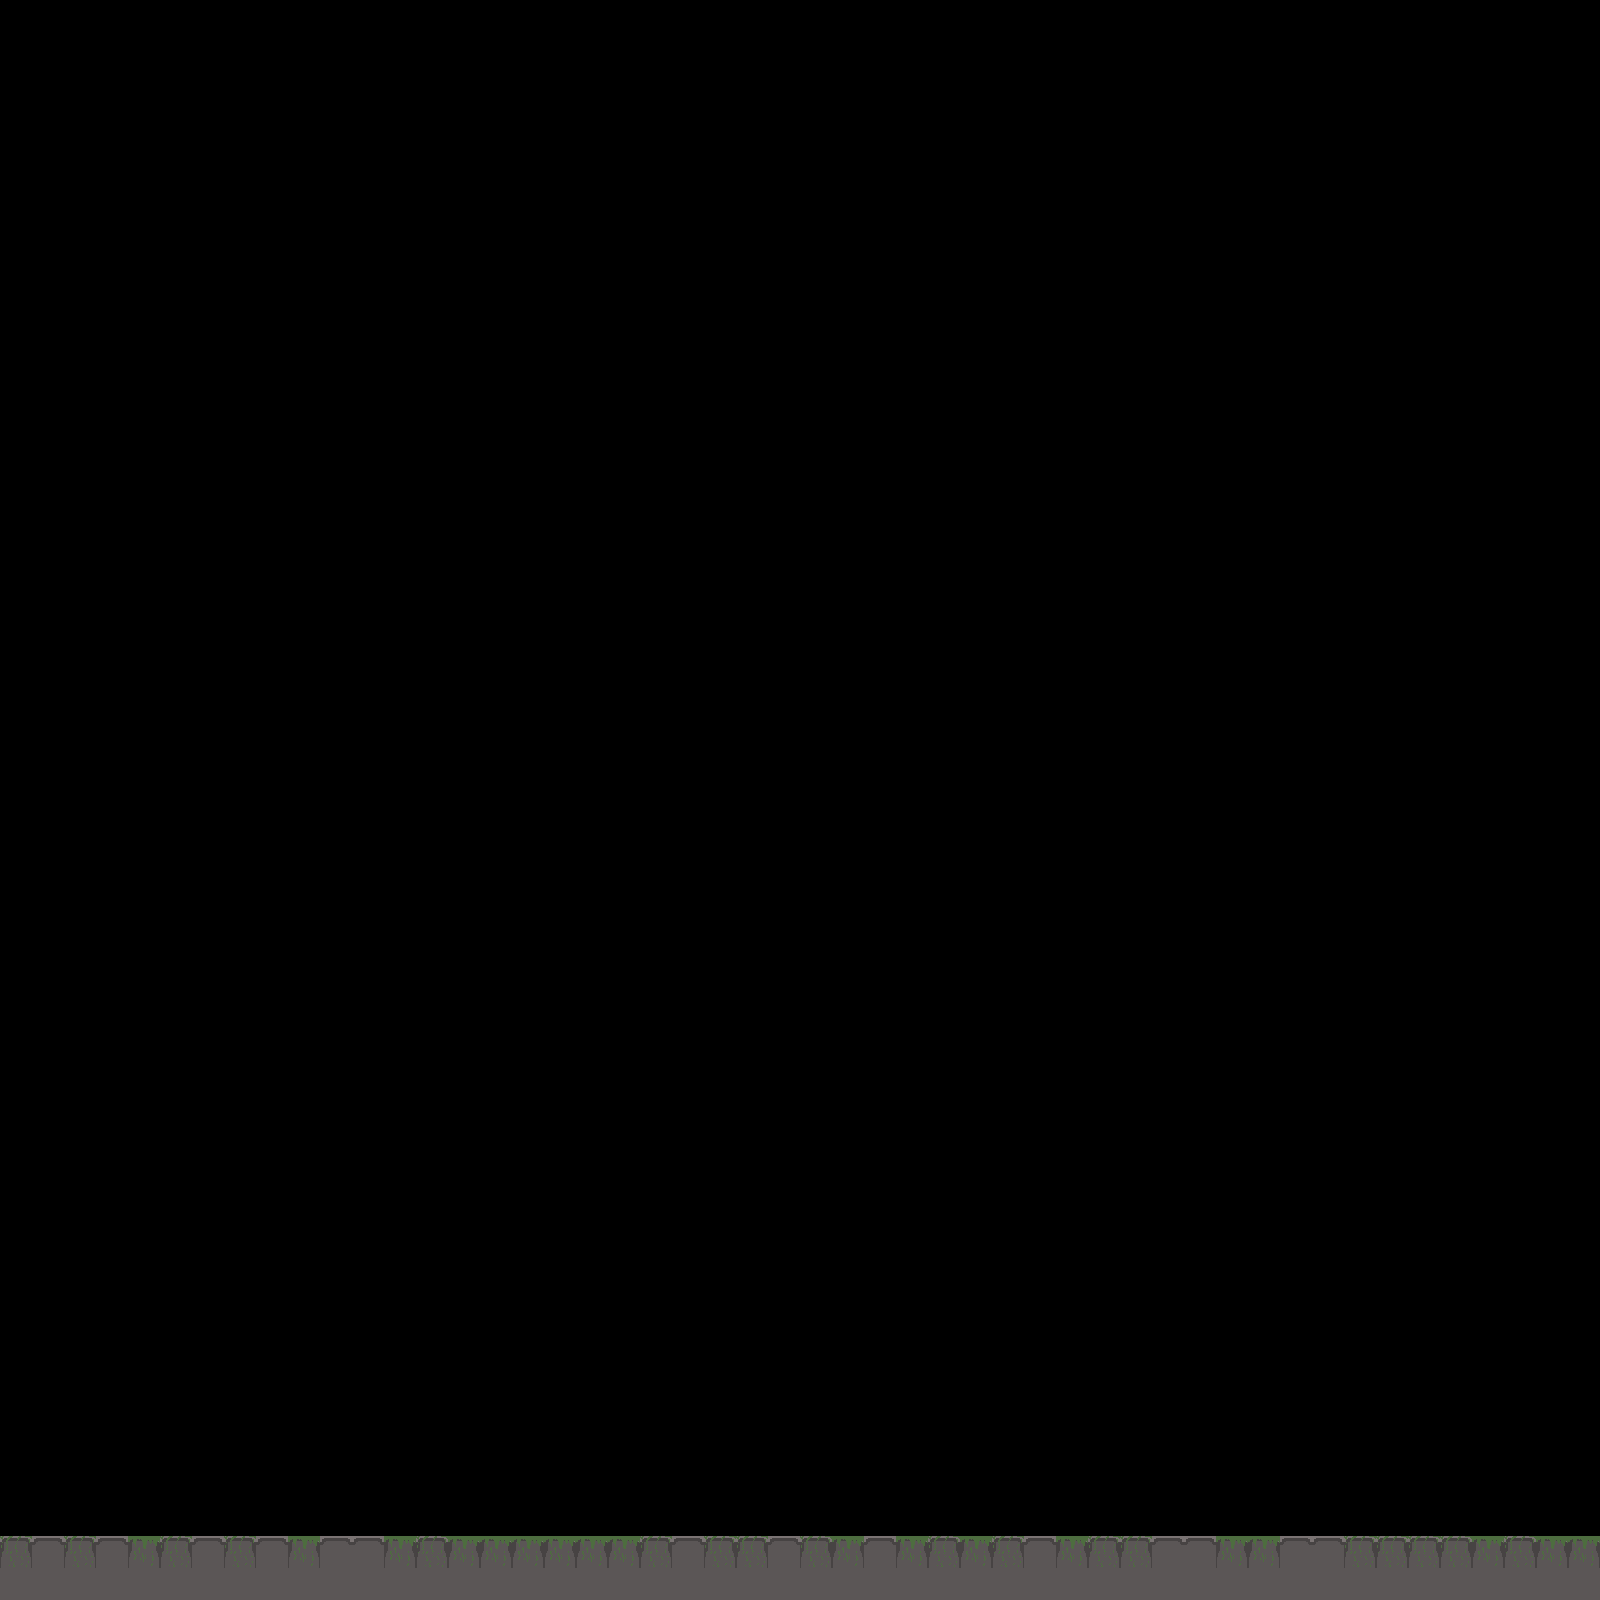

The image is a tile-based game level rendered from a .tmx file. Its description and complete source (layers, tilesets, objects, tile grids) follow:
An orthogonal 50x50 tile map with 32x32 px tiles, 1 tile layer (Tile Layer 1).

<map version="1.2" tiledversion="1.3.2" orientation="orthogonal" renderorder="right-down" compressionlevel="-1" width="50" height="50" tilewidth="32" tileheight="32" infinite="0" nextlayerid="2" nextobjectid="1">
 <tileset firstgid="1" source="sunset.tsx" />
 <layer id="1" name="Tile Layer 1" width="50" height="50">
  <data encoding="csv">
0,0,0,0,0,0,0,0,0,0,0,0,0,0,0,0,0,0,0,0,0,0,0,0,0,0,0,0,0,0,0,0,0,0,0,0,0,0,0,0,0,0,0,0,0,0,0,0,0,0,
0,0,0,0,0,0,0,0,0,0,0,0,0,0,0,0,0,0,0,0,0,0,0,0,0,0,0,0,0,0,0,0,0,0,0,0,0,0,0,0,0,0,0,0,0,0,0,0,0,0,
0,0,0,0,0,0,0,0,0,0,0,0,0,0,0,0,0,0,0,0,0,0,0,0,0,0,0,0,0,0,0,0,0,0,0,0,0,0,0,0,0,0,0,0,0,0,0,0,0,0,
0,0,0,0,0,0,0,0,0,0,0,0,0,0,0,0,0,0,0,0,0,0,0,0,0,0,0,0,0,0,0,0,0,0,0,0,0,0,0,0,0,0,0,0,0,0,0,0,0,0,
0,0,0,0,0,0,0,0,0,0,0,0,0,0,0,0,0,0,0,0,0,0,0,0,0,0,0,0,0,0,0,0,0,0,0,0,0,0,0,0,0,0,0,0,0,0,0,0,0,0,
0,0,0,0,0,0,0,0,0,0,0,0,0,0,0,0,0,0,0,0,0,0,0,0,0,0,0,0,0,0,0,0,0,0,0,0,0,0,0,0,0,0,0,0,0,0,0,0,0,0,
0,0,0,0,0,0,0,0,0,0,0,0,0,0,0,0,0,0,0,0,0,0,0,0,0,0,0,0,0,0,0,0,0,0,0,0,0,0,0,0,0,0,0,0,0,0,0,0,0,0,
0,0,0,0,0,0,0,0,0,0,0,0,0,0,0,0,0,0,0,0,0,0,0,0,0,0,0,0,0,0,0,0,0,0,0,0,0,0,0,0,0,0,0,0,0,0,0,0,0,0,
0,0,0,0,0,0,0,0,0,0,0,0,0,0,0,0,0,0,0,0,0,0,0,0,0,0,0,0,0,0,0,0,0,0,0,0,0,0,0,0,0,0,0,0,0,0,0,0,0,0,
0,0,0,0,0,0,0,0,0,0,0,0,0,0,0,0,0,0,0,0,0,0,0,0,0,0,0,0,0,0,0,0,0,0,0,0,0,0,0,0,0,0,0,0,0,0,0,0,0,0,
0,0,0,0,0,0,0,0,0,0,0,0,0,0,0,0,0,0,0,0,0,0,0,0,0,0,0,0,0,0,0,0,0,0,0,0,0,0,0,0,0,0,0,0,0,0,0,0,0,0,
0,0,0,0,0,0,0,0,0,0,0,0,0,0,0,0,0,0,0,0,0,0,0,0,0,0,0,0,0,0,0,0,0,0,0,0,0,0,0,0,0,0,0,0,0,0,0,0,0,0,
0,0,0,0,0,0,0,0,0,0,0,0,0,0,0,0,0,0,0,0,0,0,0,0,0,0,0,0,0,0,0,0,0,0,0,0,0,0,0,0,0,0,0,0,0,0,0,0,0,0,
0,0,0,0,0,0,0,0,0,0,0,0,0,0,0,0,0,0,0,0,0,0,0,0,0,0,0,0,0,0,0,0,0,0,0,0,0,0,0,0,0,0,0,0,0,0,0,0,0,0,
0,0,0,0,0,0,0,0,0,0,0,0,0,0,0,0,0,0,0,0,0,0,0,0,0,0,0,0,0,0,0,0,0,0,0,0,0,0,0,0,0,0,0,0,0,0,0,0,0,0,
0,0,0,0,0,0,0,0,0,0,0,0,0,0,0,0,0,0,0,0,0,0,0,0,0,0,0,0,0,0,0,0,0,0,0,0,0,0,0,0,0,0,0,0,0,0,0,0,0,0,
0,0,0,0,0,0,0,0,0,0,0,0,0,0,0,0,0,0,0,0,0,0,0,0,0,0,0,0,0,0,0,0,0,0,0,0,0,0,0,0,0,0,0,0,0,0,0,0,0,0,
0,0,0,0,0,0,0,0,0,0,0,0,0,0,0,0,0,0,0,0,0,0,0,0,0,0,0,0,0,0,0,0,0,0,0,0,0,0,0,0,0,0,0,0,0,0,0,0,0,0,
0,0,0,0,0,0,0,0,0,0,0,0,0,0,0,0,0,0,0,0,0,0,0,0,0,0,0,0,0,0,0,0,0,0,0,0,0,0,0,0,0,0,0,0,0,0,0,0,0,0,
0,0,0,0,0,0,0,0,0,0,0,0,0,0,0,0,0,0,0,0,0,0,0,0,0,0,0,0,0,0,0,0,0,0,0,0,0,0,0,0,0,0,0,0,0,0,0,0,0,0,
0,0,0,0,0,0,0,0,0,0,0,0,0,0,0,0,0,0,0,0,0,0,0,0,0,0,0,0,0,0,0,0,0,0,0,0,0,0,0,0,0,0,0,0,0,0,0,0,0,0,
0,0,0,0,0,0,0,0,0,0,0,0,0,0,0,0,0,0,0,0,0,0,0,0,0,0,0,0,0,0,0,0,0,0,0,0,0,0,0,0,0,0,0,0,0,0,0,0,0,0,
0,0,0,0,0,0,0,0,0,0,0,0,0,0,0,0,0,0,0,0,0,0,0,0,0,0,0,0,0,0,0,0,0,0,0,0,0,0,0,0,0,0,0,0,0,0,0,0,0,0,
0,0,0,0,0,0,0,0,0,0,0,0,0,0,0,0,0,0,0,0,0,0,0,0,0,0,0,0,0,0,0,0,0,0,0,0,0,0,0,0,0,0,0,0,0,0,0,0,0,0,
0,0,0,0,0,0,0,0,0,0,0,0,0,0,0,0,0,0,0,0,0,0,0,0,0,0,0,0,0,0,0,0,0,0,0,0,0,0,0,0,0,0,0,0,0,0,0,0,0,0,
0,0,0,0,0,0,0,0,0,0,0,0,0,0,0,0,0,0,0,0,0,0,0,0,0,0,0,0,0,0,0,0,0,0,0,0,0,0,0,0,0,0,0,0,0,0,0,0,0,0,
0,0,0,0,0,0,0,0,0,0,0,0,0,0,0,0,0,0,0,0,0,0,0,0,0,0,0,0,0,0,0,0,0,0,0,0,0,0,0,0,0,0,0,0,0,0,0,0,0,0,
0,0,0,0,0,0,0,0,0,0,0,0,0,0,0,0,0,0,0,0,0,0,0,0,0,0,0,0,0,0,0,0,0,0,0,0,0,0,0,0,0,0,0,0,0,0,0,0,0,0,
0,0,0,0,0,0,0,0,0,0,0,0,0,0,0,0,0,0,0,0,0,0,0,0,0,0,0,0,0,0,0,0,0,0,0,0,0,0,0,0,0,0,0,0,0,0,0,0,0,0,
0,0,0,0,0,0,0,0,0,0,0,0,0,0,0,0,0,0,0,0,0,0,0,0,0,0,0,0,0,0,0,0,0,0,0,0,0,0,0,0,0,0,0,0,0,0,0,0,0,0,
0,0,0,0,0,0,0,0,0,0,0,0,0,0,0,0,0,0,0,0,0,0,0,0,0,0,0,0,0,0,0,0,0,0,0,0,0,0,0,0,0,0,0,0,0,0,0,0,0,0,
0,0,0,0,0,0,0,0,0,0,0,0,0,0,0,0,0,0,0,0,0,0,0,0,0,0,0,0,0,0,0,0,0,0,0,0,0,0,0,0,0,0,0,0,0,0,0,0,0,0,
0,0,0,0,0,0,0,0,0,0,0,0,0,0,0,0,0,0,0,0,0,0,0,0,0,0,0,0,0,0,0,0,0,0,0,0,0,0,0,0,0,0,0,0,0,0,0,0,0,0,
0,0,0,0,0,0,0,0,0,0,0,0,0,0,0,0,0,0,0,0,0,0,0,0,0,0,0,0,0,0,0,0,0,0,0,0,0,0,0,0,0,0,0,0,0,0,0,0,0,0,
0,0,0,0,0,0,0,0,0,0,0,0,0,0,0,0,0,0,0,0,0,0,0,0,0,0,0,0,0,0,0,0,0,0,0,0,0,0,0,0,0,0,0,0,0,0,0,0,0,0,
0,0,0,0,0,0,0,0,0,0,0,0,0,0,0,0,0,0,0,0,0,0,0,0,0,0,0,0,0,0,0,0,0,0,0,0,0,0,0,0,0,0,0,0,0,0,0,0,0,0,
0,0,0,0,0,0,0,0,0,0,0,0,0,0,0,0,0,0,0,0,0,0,0,0,0,0,0,0,0,0,0,0,0,0,0,0,0,0,0,0,0,0,0,0,0,0,0,0,0,0,
0,0,0,0,0,0,0,0,0,0,0,0,0,0,0,0,0,0,0,0,0,0,0,0,0,0,0,0,0,0,0,0,0,0,0,0,0,0,0,0,0,0,0,0,0,0,0,0,0,0,
0,0,0,0,0,0,0,0,0,0,0,0,0,0,0,0,0,0,0,0,0,0,0,0,0,0,0,0,0,0,0,0,0,0,0,0,0,0,0,0,0,0,0,0,0,0,0,0,0,0,
0,0,0,0,0,0,0,0,0,0,0,0,0,0,0,0,0,0,0,0,0,0,0,0,0,0,0,0,0,0,0,0,0,0,0,0,0,0,0,0,0,0,0,0,0,0,0,0,0,0,
0,0,0,0,0,0,0,0,0,0,0,0,0,0,0,0,0,0,0,0,0,0,0,0,0,0,0,0,0,0,0,0,0,0,0,0,0,0,0,0,0,0,0,0,0,0,0,0,0,0,
0,0,0,0,0,0,0,0,0,0,0,0,0,0,0,0,0,0,0,0,0,0,0,0,0,0,0,0,0,0,0,0,0,0,0,0,0,0,0,0,0,0,0,0,0,0,0,0,0,0,
0,0,0,0,0,0,0,0,0,0,0,0,0,0,0,0,0,0,0,0,0,0,0,0,0,0,0,0,0,0,0,0,0,0,0,0,0,0,0,0,0,0,0,0,0,0,0,0,0,0,
0,0,0,0,0,0,0,0,0,0,0,0,0,0,0,0,0,0,0,0,0,0,0,0,0,0,0,0,0,0,0,0,0,0,0,0,0,0,0,0,0,0,0,0,0,0,0,0,0,0,
0,0,0,0,0,0,0,0,0,0,0,0,0,0,0,0,0,0,0,0,0,0,0,0,0,0,0,0,0,0,0,0,0,0,0,0,0,0,0,0,0,0,0,0,0,0,0,0,0,0,
0,0,0,0,0,0,0,0,0,0,0,0,0,0,0,0,0,0,0,0,0,0,0,0,0,0,0,0,0,0,0,0,0,0,0,0,0,0,0,0,0,0,0,0,0,0,0,0,0,0,
0,0,0,0,0,0,0,0,0,0,0,0,0,0,0,0,0,0,0,0,0,0,0,0,0,0,0,0,0,0,0,0,0,0,0,0,0,0,0,0,0,0,0,0,0,0,0,0,0,0,
0,0,0,0,0,0,0,0,0,0,0,0,0,0,0,0,0,0,0,0,0,0,0,0,0,0,0,0,0,0,0,0,0,0,0,0,0,0,0,0,0,0,0,0,0,0,0,0,0,0,
7,14,7,14,8,7,14,7,14,8,14,14,8,7,8,8,8,8,8,8,7,14,7,7,14,7,8,14,8,7,8,7,14,8,7,7,14,14,8,8,14,14,7,7,7,7,8,7,8,8,
40,40,40,40,40,40,40,40,40,40,40,40,40,40,40,40,40,40,40,40,40,40,40,40,40,40,40,40,40,40,40,40,40,40,40,40,40,40,40,40,40,40,40,40,40,40,40,40,40,40
</data>
 </layer>
</map>
